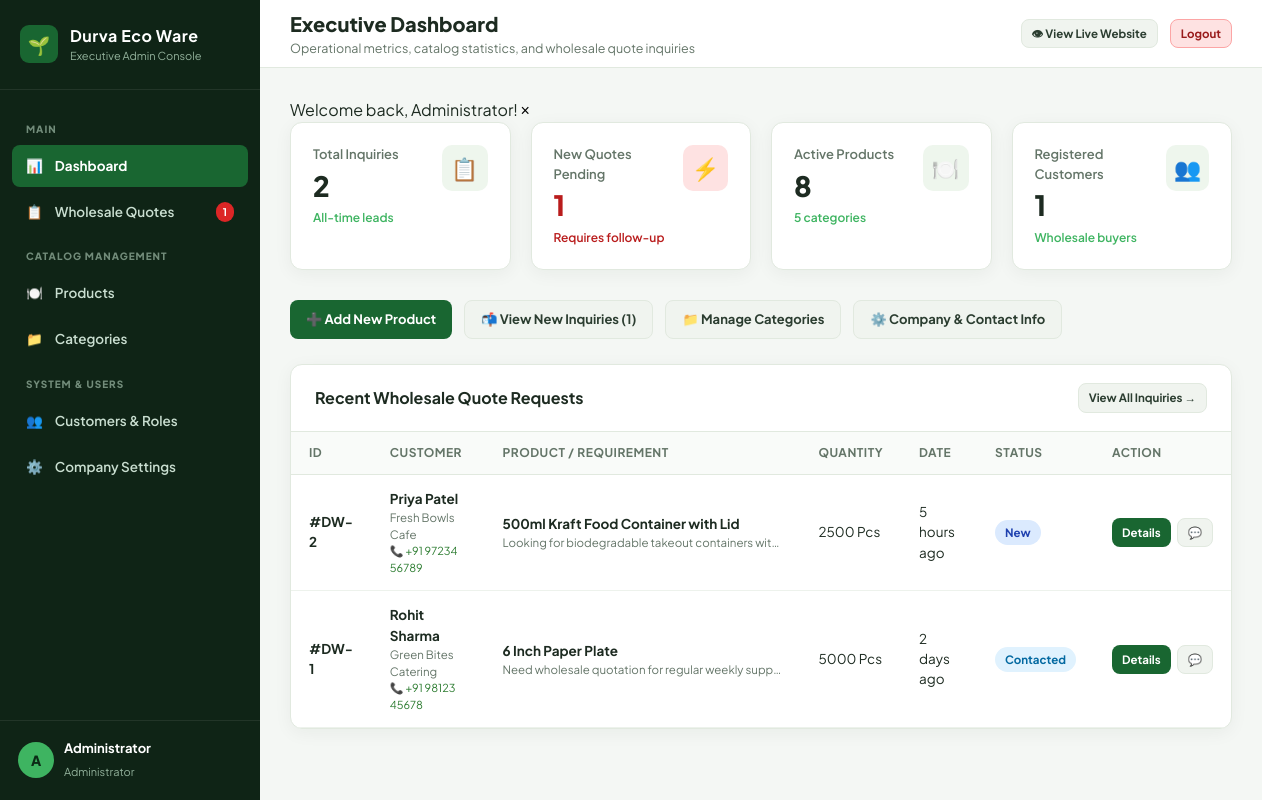
/admin/index.php (signed in), run on the app's committed database.
### tables this page shows
CREATE TABLE IF NOT EXISTS `inquiries` (
  `id` INT UNSIGNED AUTO_INCREMENT PRIMARY KEY,
  `user_id` INT UNSIGNED NULL,
  `product_id` INT UNSIGNED NULL,
  `name` VARCHAR(100) NOT NULL,
  `email` VARCHAR(191) NULL,
  `phone` VARCHAR(30) NOT NULL,
  `company` VARCHAR(150) NULL,
  `product_interest` VARCHAR(150) NULL,
  `quantity` VARCHAR(100) NULL,
  `message` TEXT NULL,
  `status` ENUM('new', 'contacted', 'in_progress', 'closed') DEFAULT 'new',
  `admin_notes` TEXT NULL,
  `created_at` TIMESTAMP DEFAULT CURRENT_TIMESTAMP,
  `updated_at` TIMESTAMP DEFAULT CURRENT_TIMESTAMP ON UPDATE CURRENT_TIMESTAMP,
  FOREIGN KEY (`user_id`) REFERENCES `users` (`id`) ON DELETE SET NULL,
  FOREIGN KEY (`product_id`) REFERENCES `products` (`id`) ON DELETE SET NULL,
  INDEX `idx_inquiry_status` (`status`),
  INDEX `idx_inquiry_user` (`user_id`),
  INDEX `idx_inquiry_created` (`created_at`)
);

### app/Models/Inquiry.php (called while the page is built, shortened)
<?php
class Inquiry {
    public static function getAll(?string $status = null, ?int $limit = null, ?int $offset = null): array {
        $db = get_db();
        $sql = "
            SELECT i.*, p.name AS product_name, p.slug AS product_slug, u.name AS user_name
            FROM `inquiries` i
            LEFT JOIN `products` p ON i.product_id = p.id
            LEFT JOIN `users` u ON i.user_id = u.id
        ";
        $params = [];
        $sql .= " ORDER BY i.created_at DESC";
        if ($limit !== null) {
            $sql .= " LIMIT " . (int)$limit;
        }
        $stmt = $db->prepare($sql);
        $stmt->execute($params);
        return $stmt->fetchAll();
    }
    public static function countByStatus(): array {
        $db = get_db();
        $stmt = $db->query("
            SELECT `status`, COUNT(*) as count
            FROM `inquiries`
            GROUP BY `status`
        ");
        $counts = [
            'total'       => 0,
            'new'         => 0,
            'contacted'   => 0,
            'in_progress' => 0,
            'closed'      => 0
        ];
        while ($row = $stmt->fetch()) {
            $st = $row['status'];
            $c = (int)$row['count'];
            $counts[$st] = $c;
            $counts['total'] += $c;
        }
        return $counts;
    }
}

### app/Models/Product.php (called while the page is built, shortened)
<?php
class Product {
    public static function count(array $filters = []): int {
        $db = get_db();
        $conditions = [];
        $params = [];
        if (isset($filters['is_active'])) {
            $conditions[] = "is_active = ?";
            $params[] = (int)$filters['is_active'];
        }
        $where = !empty($conditions) ? "WHERE " . implode(" AND ", $conditions) : "";
        $stmt = $db->prepare("SELECT COUNT(*) FROM `products` $where");
        $stmt->execute($params);
        return (int)$stmt->fetchColumn();
    }
}

### app/Models/Category.php (called while the page is built, shortened)
<?php
class Category {
    public static function count(): int {
        $db = get_db();
        return (int)$db->query("SELECT COUNT(*) FROM `categories`")->fetchColumn();
    }
}

### app/Models/User.php (called while the page is built, shortened)
<?php
class User {
    public static function count(?string $role = null): int {
        $db = get_db();
        if ($role) {
            $stmt = $db->prepare("SELECT COUNT(*) FROM `users` WHERE `role` = ?");
            $stmt->execute([$role]);
            return (int)$stmt->fetchColumn();
        }
        return (int)$db->query("SELECT COUNT(*) FROM `users`")->fetchColumn();
    }
}

### config/app.php (called while the page is built, shortened)
<?php
function url(string $path = ''): string {
    $path = ltrim($path, '/');
    return empty($path) ? BASE_URL : BASE_URL . '/' . $path;
}
function e(?string $string): string {
    return htmlspecialchars((string)($string ?? ''), ENT_QUOTES, 'UTF-8');
}
function time_ago(string $datetime): string {
    $timestamp = strtotime($datetime);
    $diff = time() - $timestamp;
    if ($diff < 86400) return floor($diff / 3600) . ' hours ago';
    if ($diff < 604800) return floor($diff / 86400) . ' days ago';
    return date('M j, Y', $timestamp);
}

### admin/index.php (the view, shortened to what this page needs)
<?php
require_once dirname(__DIR__) . '/config/app.php';
require_once BASE_PATH . '/app/Models/Product.php';
require_once BASE_PATH . '/app/Models/Category.php';
require_once BASE_PATH . '/app/Models/Inquiry.php';
require_once BASE_PATH . '/app/Models/User.php';
$productCount = Product::count(['is_active' => 1]);
$categoryCount = Category::count();
$userCount = User::count('customer');
$recentInquiries = Inquiry::getAll(null, 6);
require_once __DIR__ . '/includes/header.php';
?>
<div class="kpi-grid">
  <div class="kpi-card">
    <div>
      <div class="kpi-title">Total Inquiries</div>
      <div class="kpi-value"><?= $inquiryCounts['total'] ?></div>
      <div class="kpi-sub">All-time leads</div>
    </div>
    <div class="kpi-icon">📋</div>
  </div>
  <div class="kpi-card">
    <div>
      <div class="kpi-title">New Quotes Pending</div>
      <div class="kpi-value" style="color:#b91c1c;"><?= $inquiryCounts['new'] ?></div>
      <div class="kpi-sub" style="color:#b91c1c;">Requires follow-up</div>
    </div>
    <div class="kpi-icon" style="background:#fee2e2; color:#b91c1c;">⚡</div>
  </div>
  <div class="kpi-card">
    <div>
      <div class="kpi-title">Active Products</div>
      <div class="kpi-value"><?= $productCount ?></div>
      <div class="kpi-sub"><?= $categoryCount ?> categories</div>
    </div>
    <div class="kpi-icon">🍽️</div>
  </div>
  <div class="kpi-card">
    <div>
      <div class="kpi-title">Registered Customers</div>
      <div class="kpi-value"><?= $userCount ?></div>
      <div class="kpi-sub">Wholesale buyers</div>
    </div>
    <div class="kpi-icon">👥</div>
  </div>
</div>
<div style="display:flex; gap:12px; margin-bottom:25px; flex-wrap:wrap;">
  <a href="<?= url('admin/product-form.php') ?>" class="btn-admin btn-admin-primary">
    ➕ Add New Product
  </a>
  <a href="<?= url('admin/inquiries.php?status=new') ?>" class="btn-admin btn-admin-secondary">
    📬 View New Inquiries (<?= $inquiryCounts['new'] ?>)
  </a>
  <a href="<?= url('admin/categories.php') ?>" class="btn-admin btn-admin-secondary">
    📁 Manage Categories
  </a>
  <a href="<?= url('admin/settings.php') ?>" class="btn-admin btn-admin-secondary">
    ⚙️ Company & Contact Info
  </a>
</div>
<div class="admin-card">
  <div class="card-header">
    <h3>Recent Wholesale Quote Requests</h3>
    <a href="<?= url('admin/inquiries.php') ?>" class="btn-admin btn-admin-secondary btn-admin-sm">
      View All Inquiries &rarr;
    </a>
  </div>
  <div class="card-body" style="padding:0;">
    <?php if (empty($recentInquiries)): ?>
      <div style="text-align:center; padding:40px; color:var(--admin-muted);">
        No inquiries recorded yet.
      </div>
    <?php else: ?>
      <div class="table-responsive">
        <table class="admin-table">
          <thead>
            <tr>
              <th>ID</th>
              <th>Customer</th>
              <th>Product / Requirement</th>
              <th>Quantity</th>
              <th>Date</th>
              <th>Status</th>
              <th>Action</th>
            </tr>
          </thead>
          <tbody>
            <?php foreach ($recentInquiries as $inq): ?>
              <tr>
                <td><strong>#DW-<?= $inq['id'] ?></strong></td>
                <td>
                  <strong><?= e($inq['name']) ?></strong>
                  <?php if (!empty($inq['company'])): ?>
                    <div style="font-size:11.5px; color:var(--admin-muted);"><?= e($inq['company']) ?></div>
                  <?php endif; ?>
                  <div style="font-size:11px; color:#2e7d32;">📞 <?= e($inq['phone']) ?></div>
                </td>
                <td>
                  <strong><?= e($inq['product_interest'] ?: ($inq['product_name'] ?? 'General Wholesale')) ?></strong>
                  <?php if (!empty($inq['message'])): ?>
                    <div style="font-size:11.5px; color:var(--admin-muted); max-width:280px; white-space:nowrap; overflow:hidden; text-overflow:ellipsis;">
                      <?= e($inq['message']) ?>
                    </div>
                  <?php endif; ?>
                </td>
                <td><?= e($inq['quantity'] ?? 'Not specified') ?></td>
                <td><?= time_ago($inq['created_at']) ?></td>
                <td>
                  <span class="status-pill status-<?= $inq['status'] ?>">
                    <?= str_replace('_', ' ', $inq['status']) ?>
                  </span>
                </td>
                <td>
                  <div style="display:flex; gap:6px;">
                    <a href="<?= url('admin/inquiries.php?id=' . $inq['id']) ?>" class="btn-admin btn-admin-primary btn-admin-sm">
                      Details
                    </a>
                    <?php
                      $waClean = preg_replace('/[^0-9]/', '', $inq['phone']);
                      if (!empty($waClean)):
                    ?>
                      <a href="https://wa.me/<?= $waClean ?>?text=Hello%20<?= urlencode($inq['name']) ?>,%20thank%20you%20for%20your%20inquiry%20with%20Durva%20Eco%20Ware."
                         target="_blank" class="btn-admin btn-admin-secondary btn-admin-sm" title="Contact on WhatsApp">
                        💬
                      </a>
                    <?php endif; ?>
                  </div>
                </td>
              </tr>
            <?php endforeach; ?>
          </tbody>
        </table>
      </div>
    <?php endif; ?>
  </div>
</div>
<?php require_once __DIR__ . '/includes/footer.php'; ?>

### assets/css/admin.css (style rules this page uses)
:root { --admin-sidebar: #0f2416; --admin-sidebar-hover: #1b3824; --admin-sidebar-active: #244e31; --admin-primary: #196631; --admin-primary-dark: #124d24; --admin-accent: #3eb461; --admin-bg: #f4f7f4; --admin-card: #ffffff; --admin-border: #e1e9df; --admin-text: #1d2b21; --admin-muted: #647568; --radius: 12px; --shadow: 0 4px 18px rgba(15, 36, 22, 0.05); }
* { box-sizing: border-box; margin: 0; padding: 0; }
body { font-family: 'Plus Jakarta Sans', sans-serif; background: var(--admin-bg); color: var(--admin-text); line-height: 1.5; display: flex; min-height: 100vh; }
a { text-decoration: none; color: inherit; }
.kpi-grid { display: grid; grid-template-columns: repeat(4, 1fr); gap: 20px; margin-bottom: 30px; }
.kpi-card { background: var(--admin-card); border: 1px solid var(--admin-border); border-radius: var(--radius); padding: 22px; box-shadow: var(--shadow); display: flex; justify-content: space-between; align-items: flex-start; }
.kpi-title { font-size: 13px; font-weight: 600; color: var(--admin-muted); margin-bottom: 6px; }
.kpi-value { font-size: 28px; font-weight: 800; color: var(--admin-text); line-height: 1.1; margin-bottom: 8px; }
.kpi-sub { font-size: 12px; color: var(--admin-accent); font-weight: 600; }
.kpi-icon { width: 46px; height: 46px; border-radius: 10px; background: #eef6ed; color: var(--admin-primary); display: grid; place-items: center; font-size: 22px; }
.admin-card { background: var(--admin-card); border: 1px solid var(--admin-border); border-radius: var(--radius); box-shadow: var(--shadow); margin-bottom: 25px; overflow: hidden; }
.card-header { padding: 18px 24px; border-bottom: 1px solid var(--admin-border); display: flex; align-items: center; justify-content: space-between; }
.card-header h3 { font-size: 16px; font-weight: 700; color: var(--admin-text); }
.card-body { padding: 24px; }
.table-responsive { overflow-x: auto; }
table.admin-table { width: 100%; border-collapse: collapse; text-align: left; font-size: 13.5px; }
table.admin-table th { background: #f9fbf9; padding: 12px 18px; color: var(--admin-muted); font-weight: 700; font-size: 12px; text-transform: uppercase; letter-spacing: .5px; border-bottom: 1px solid var(--admin-border); }
table.admin-table td { padding: 14px 18px; border-bottom: 1px solid #edf2ec; vertical-align: middle; }
.status-pill { display: inline-flex; align-items: center; gap: 5px; padding: 4px 10px; border-radius: 20px; font-size: 11.5px; font-weight: 700; text-transform: capitalize; }
.status-new { background: #dbeafe; color: #1e40af; }
.status-contacted { background: #e0f2fe; color: #0369a1; }
.btn-admin { display: inline-flex; align-items: center; justify-content: center; gap: 6px; padding: 9px 16px; border-radius: 8px; font-size: 13px; font-weight: 700; border: 0; cursor: pointer; transition: all .2s; }
.btn-admin-primary { background: var(--admin-primary); color: #fff; }
.btn-admin-secondary { background: #f0f4ef; color: #2b3d30; border: 1px solid var(--admin-border); }
.btn-admin-sm { padding: 5px 10px; font-size: 11.5px; }

### data on the page
inquiries: id "2", name "Priya Patel", company "Fresh Bowls Cafe", phone "+91 97234 56789", product_interest "500ml Kraft Food Container with Lid", message "Looking for biodegradable takeout containers wit…", quantity "2500 Pcs", created_at "5 hours ago", status "New"
inquiries: id "1", name "Rohit Sharma", company "Green Bites Catering", phone "+91 98123 45678", product_interest "6 Inch Paper Plate", message "Need wholesale quotation for regular weekly supp…", quantity "5000 Pcs", created_at "2 days ago", status "Contacted"

### other printed values
$newInquiryCount "1"
substr($admin['name'] ?? 'A', 0, 1) "A"
$admin['name'] "Administrator"
$pageTitle "Executive Dashboard"
$pageSubtitle "Operational metrics, catalog statistics, and wholesale quote inquiries"
$flashSuccess['message'] "Welcome back, Administrator!"
$inquiryCounts['total'] "2"
$inquiryCounts['new'] "1"
$productCount "8"
$categoryCount "5"
$userCount "1"
